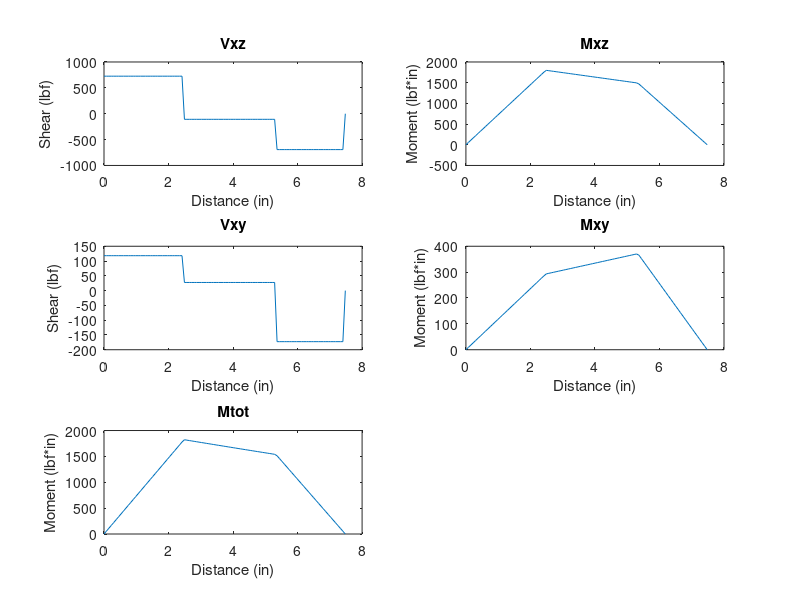

Reproduce this figure in MATLAB.
%Clearing Command Window 
clc;
clear all;

%Computed Variables From Gear Code 
WBt=725.6; %Gear Forces, bevel and helical
WBr=118.1; 
WHt=585.3;
WHr=200.2;

dB=1.5; %Gear pitch diameters
dH=2.382; 

%Shaft distances between points of interest
L1 = 2.48;
L2=5.33; %Helical Gear Loads
L3=7.48; % 
Lf=6.18; %distance to critical location

%***********************************************
%Reaction Forces
RBy= (WBr*L1 + WHr*(L2-L1))/(L3-L1); %Sum of Moments = 0
RBz=(WBt*L1 + WHt*(L2-L1))/(L3-L1);
RAy = WBr - WHr + RBy; %Sum of Forces = 0
RAz = WBt - WHt + RBz ;

Tm= WBt*(dB/2); %Torque between gears

%***********************************************
%Shear and Moment Diagrams
subplot(3,2,1)
x = linspace(0,L3); %Shear in x-z plane
Vxz = WBt*(x>=0)-RAz*(x>L1)-WHt*(x>L2)+RBz*(x>=L3);
plot(x,Vxz)
xlabel ('Distance (in)');
ylabel ('Shear (lbf)');
title('Vxz')

subplot(3,2,2) %Moment in x-z plane 
Mxz = WBt*x-RAz*(x-L1).*(x>L1)-WHt*(x-L2).*(x>L2);
plot(x,Mxz)
xlabel ('Distance (in)');
ylabel ('Moment (lbf*in)');
title('Mxz')

subplot(3,2,3) %Shear in x-y plane
Vxy = WBr*(x>=0)-RAy*(x>L1)-WHr*(x>L2)+RBy*(x>=L3);
plot(x,Vxy)
xlabel ('Distance (in)');
ylabel ('Shear (lbf)');
title('Vxy')

subplot(3,2,4) %Moment in x-y plane
Mxy = WBr*x-RAy*(x-L1).*(x>L1)-WHr*(x-L2).*(x>L2);
plot(x,Mxy)
xlabel ('Distance (in)');
ylabel ('Moment (lbf*in)');
title('Mxy')

subplot(3,2,5)
Mtot = sqrt((Mxy.^2)+(Mxz.^2));
plot(x,Mtot)
xlabel ('Distance (in)');
ylabel ('Moment (lbf*in)');
title('Mtot')

%***********************************************
%Stress Concentration at Shoulder
MaXZ= -RAz*L1+(WBt-RAz)*(Lf-L1);
MaXY= RAy*L1+(-WBr+RAy)*(Lf-L1);

Ma = sqrt((MaXZ)^2+(MaXY)^2); 
Ta=0;
Mm=0;

%***********************************************
%Notch Sensitivity 
kt=1.7; %Well-rounded shoulder fillet (r/d = 0.1), Table 7-1  
kts=1.5;
kf=1.7; %Assume Kf = Kt and Kfs = Kts for conservative trial
kfs=1.5;

%***********************************************
%Material = 1020 CD Steel 
Sut=68; %kpsi
%Sy=0; 
SeP=Sut/2; %Eq 6-8 

n=1.5; %target safety factor

%***********************************************
%Surface Factor
a=2.7; %Machined
b=-0.265; 
ka = a*(Sut)^b; %Eq 6-19

%***********************************************
%Assumptions until diameter is found
kb=0.9; 
kc=1;
kd=1;
ke=1;

se = SeP*ka*kb; %Endurance limit, Eq 6-18

%***********************************************
%Use DE-Goodman for trial diameter
A = sqrt(4*(kf*Ma)^2+3*(kfs*Ta)^2);
B = sqrt(4*(kf*Mm)^2+3*(kfs*Tm)^2);

d= ((16*n/pi)*(A/(se*10^3)+B/(Sut*10^3)))^(1/3);

%***********************************************
%New Dimensions
dnew = 1.25; %Greater than trial diameter
dr = 1.5; %D/d ratio
D=dnew*dr;

fr = 0.1; %r/d ratio
r = dnew*fr;

%***********************************************
%Corrected Marin Factors
Kt = 1.7; %Fig A-15-9
q=0.77; %Fig 6-20
Kf = 1 + q*(Kt-1);

Kts = 1.42; %Fig A-15-8
qs = 0.78; %Fig 6-21
Kfs = 1 + qs*(Kts-1);

Kb = 0.879*(dnew)^-0.107; %Size Factor, Eq 6-20

Se = SeP*ka*Kb; %Endurance limit, Eq 6-18

%***********************************************
%Shaft Stresses
SigmaA = 32*Kf*Ma/(pi * dnew^3); %Eq 7-5
SigmaM = sqrt(3)*16*Kfs*Tm/(pi * dnew^3); %Eq 7-6

nf = (SigmaA/(Se*10^3) + SigmaM/(Sut*10^3))^-1; 

%***********************************************
fprintf('The minimum diameter at the critical location is: (inches) %s\n', d') 
fprintf(1, '\n');
fprintf('The selected diameter for D1 and D3 is: (inches) %s\n', dnew') 
fprintf('The selected diameter for D2 is: (inches) %s\n', D')
fprintf(1, '\n');
fprintf('The alternating stress is: (psi) %s\n', SigmaA')
fprintf('The midrange stress is: (psi) %s\n', SigmaM')
fprintf('With a safety factor of: %s\n', nf')
